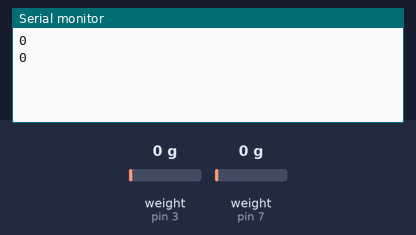
A sketch run on a simulated Arduino Uno, built with avr-gcc and run on an emulated ATmega328P. On the bench: the last lines printed to the serial monitor. The inputs (shaded band) are chosen by the test bench; at power-on: weight on the scale (sensors on pin 3, pin 7) 0 g.

Above: at 3.1 s.
3.2 s: weight on the scale (sensor on pin 3) set to 100 g
At 5.6 s:
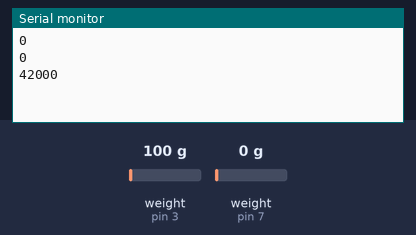
6.1 s: weight on the scale (sensor on pin 7) set to 100 g
At 7.4 s:
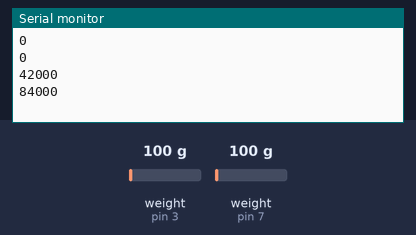
9.0 s: weight on the scale (sensor on pin 3) set to 1250 g
At 10.2 s:
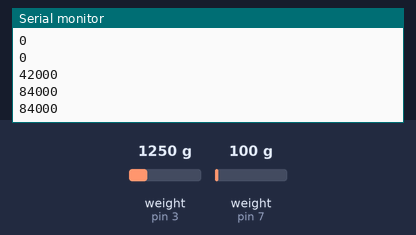
11.9 s: weight on the scale (sensor on pin 7) set to 1250 g
At 14.8 s:
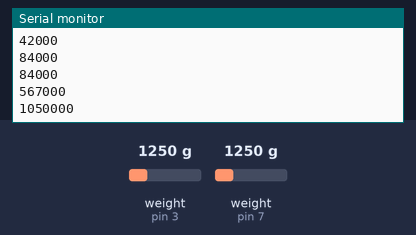
Timing chart, 0 to 15.8 s (numbered marks = the images above; inputs shaded):
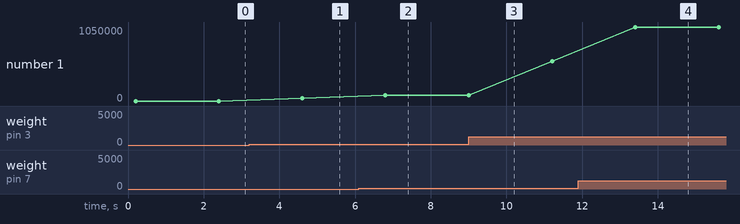

The sketch:

main.ino
```cpp
//#include <SD.h>
#include <LiquidCrystal_I2C.h>
//#include <Stepper.h>
#include <Q2HX711.h>
#include <SPI.h>
//#include <SoftwareSerial.h>


//File myFile;
Q2HX711 scale1(3, 2);
Q2HX711 scale2(7, 6);
/*
#define spr=200;
Stepper motor(200,A0,A1,A2,A3);
*/
LiquidCrystal_I2C lcd(0x27,16,2);

//SoftwareSerial s1(2,3);
void setup() {
  /*lcd.init();
  lcd.backlight();
  lcd.setCursor(0,0);
  lcd.print("SD Init Fail");
  Serial.begin(57600);
  //motor.setSpeed(60);
  Serial.println("connected");*/
  Serial.begin(9600);
  /*
  while(1){
    if (!SD.begin()) {
      lcd.setCursor(0,0);                //设置显示指针
      lcd.print("SD Init Fail");
      continue;
    }
    lcd.setCursor(0,0);                //设置显示指针
    lcd.print("SD card detected");
    break;
  }

  myFile = SD.open("test.txt", FILE_WRITE);
  myFile.seek(myFile.size());
  myFile.write("this is my data");
  myFile.close();
 */

}

void loop() {
 long a;
  a=scale1.read();
  long b;
  b=scale2.read();
   Serial.println(a+b);
 delay(2000);
  /*
  String a="";
  if(Serial.available()) delay(100);
  while(Serial.available()){
    a+=(char)Serial.read();
    delay(1);
  }
   //Serial.println("ms");
   if (a!="") Serial.println("get"+a);
  //delay(5000);*/
  /*
  if(!Serial.available()) return;
  String str="";
  while(Serial.available()) {
    char a=Serial.read();
    str+=a;
    delay(1);
  }


  Serial.println(str);
  if(str=="gg"){
    Serial.println("yes");
  }
  if(str=="aa"){
    Serial.println("no");
  }
  motor.setSpeed(100);
  //motor.step(40);
  //Serial.println("s1"+String(scale1.read()/100000-70));
  //Serial.println("s2"+String(scale2.read()/10000));
  */
}
```

Measured:
- after the input at 3.2 s, the serial monitor: prints a new line after 1.4 s (image 1)
- after the input at 6.1 s, the serial monitor: prints a new line after 0.70 s (image 2)
- after the input at 11.9 s, the serial monitor: prints a new line after 1.5 s (image 4)
- plotted number 1: 0 → 42000 after the input at 3.2 s, 42000 → 84000 after the input at 6.1 s, 84000 → 567000 after the input at 9.0 s, 567000 → 1050000 after the input at 11.9 s
